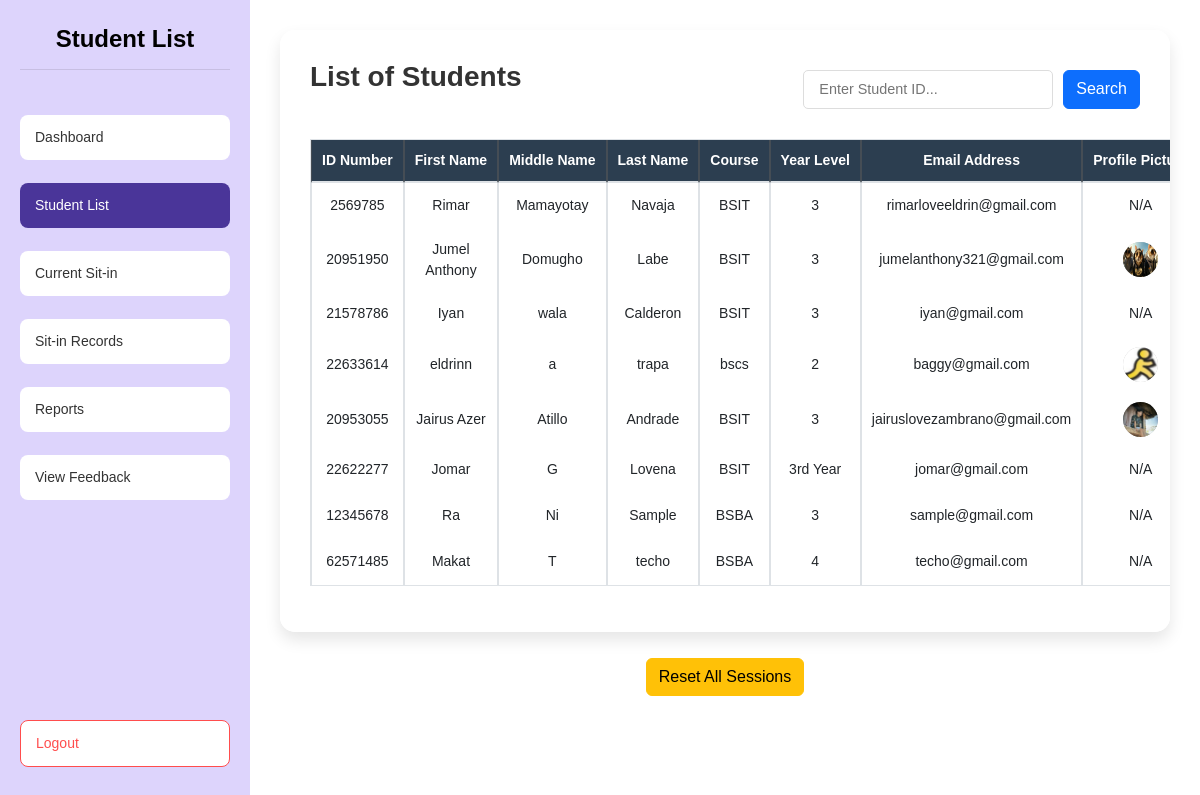
/student_list (signed in), run on an earlier commit of the app's database.
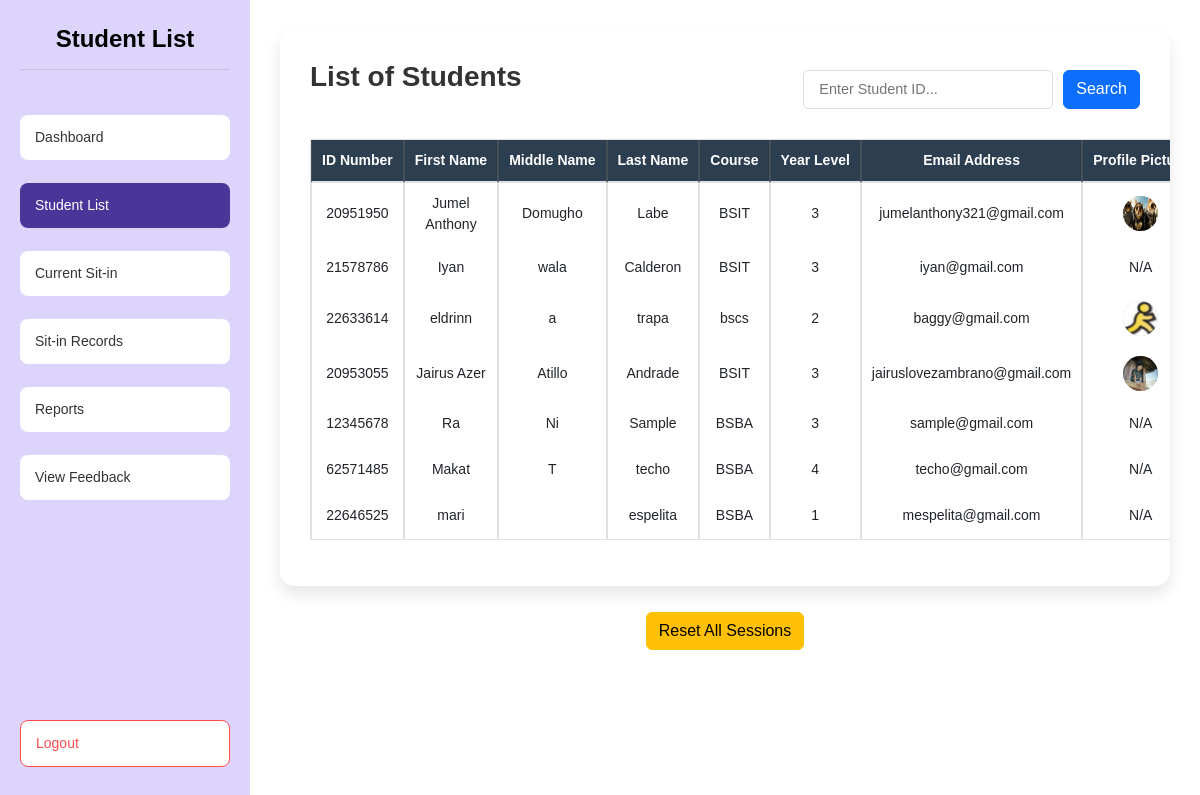
And on a later commit of the database.
### tables this page shows
CREATE TABLE students ( 
idno TEXT PRIMARY KEY,
lastname TEXT NOT NULL,
firstname TEXT NOT NULL,
midname TEXT,
course TEXT NOT NULL,
year_level INTEGER NOT NULL,
email_address TEXT NOT NULL,
username TEXT NOT NULL CHECK (username = idno),
password TEXT NOT NULL,
profile_picture TEXT DEFAULT NULL,
session_count INTEGER DEFAULT 30
);

### app.py (the view)
@app.route('/student_list')
@admin_required
def student_list():
    conn = get_db_connection()
    cursor = conn.cursor()
    cursor.execute("SELECT * FROM students")
    students = cursor.fetchall()
    conn.close()
    return render_template('admin/student_list.html', students=students)

### app.py (called while the page is built)
def get_db_connection():
    try:
        conn = sqlite3.connect('users.db')
        conn.row_factory = sqlite3.Row
        return conn
    except sqlite3.Error as e:
        print(f"Database connection error: {e}")
        return None

def admin_required(f):
    @wraps(f)
    def decorated_function(*args, **kwargs):
        if not all(session.get(key) for key in ['user_id', 'user_type', 'is_admin']):
            return redirect(url_for('login'))
        session.modified = True
        return f(*args, **kwargs)
    return decorated_function

@app.after_request
def add_header(response):
    response.headers['Cache-Control'] = 'no-store, no-cache, must-revalidate, post-check=0, pre-check=0, max-age=0'
    response.headers['Pragma'] = 'no-cache'
    response.headers['Expires'] = '-1'
    return response

@app.before_request
def validate_session():
    if request.endpoint and 'static' in request.endpoint:
        return  # Skip session validation for static files
    if 'user_id' in session:
        session.permanent = True
        session.modified = True
        if session.get('user_type') == 'admin':
            session['is_admin'] = True
            session['last_activity'] = datetime.now().isoformat()

### templates/admin/student_list.html (shortened to what this page needs)
{% extends "base.html" %}
{% block content %}
<head>
    <link rel="stylesheet" href="{{ url_for('static', filename='styles.css') }}">
    <link href="https://cdn.jsdelivr.net/npm/bootstrap@5.3.0/dist/css/bootstrap.min.css" rel="stylesheet">
    <link rel="stylesheet" href="https://cdnjs.cloudflare.com/ajax/libs/font-awesome/6.4.0/css/all.min.css">
</head>
<body>
    <div class="dashboard-container">
        <div class="sidebar">
            <h1 class="dashboard-title">Student List</h1>
            <a href="{{ url_for('admin_dashboard') }}" class="menu-btn">Dashboard</a>
            <a href="{{ url_for('student_list') }}" class="menu-btn active">Student List</a>
            <a href="{{ url_for('current_sit_in') }}" class="menu-btn">Current Sit-in</a>
            <a href="{{ url_for('sit_in_records') }}" class="menu-btn">Sit-in Records</a>
            <a href="{{ url_for('reports') }}" class="menu-btn">Reports</a>
            <a href="{{ url_for('feedback_reports') }}" class="menu-btn">View Feedback</a>
            <a href="{{ url_for('logout') }}" class="menu-btn logout-btn">Logout</a>
        </div>
        <div class="content">
            <div class="container">
                <div class="student-list">
                    <div class="header-container">
                        <h2>List of Students</h2>
                        <div class="search-container">
                            <input type="text" id="searchInput" placeholder="Enter Student ID..." onkeydown="handleSearch(event)">
                            <button class="btn btn-primary" type="button" onclick="searchStudents()">Search</button>
                        </div>
                    </div>
                    <table class="table table-bordered table-hover" id="studentTable">
                        <thead class="thead-dark">
                            <tr>
                                <th>ID Number</th>
                                <th>First Name</th>
                                <th>Middle Name</th>
                                <th>Last Name</th>
                                <th>Course</th>
                                <th>Year Level</th>
                                <th>Email Address</th>
                                <th>Profile Picture</th>
                            </tr>
                        </thead>
                        <tbody>
                            {% for student in students %}
                            <tr>
                                <td>{{ student.idno }}</td>
                                <td>{{ student.firstname }}</td>
                                <td>{{ student.midname }}</td>
                                <td>{{ student.lastname }}</td>
                                <td>{{ student.course }}</td>
                                <td>{{ student.year_level }}</td>
                                <td>{{ student.email_address }}</td>
                                <td>
                                    {% if student.profile_picture %}
                                    <img src="{{ url_for('static', filename=student.profile_picture) }}" alt="Profile Picture" class="profile-pic">
                                    {% else %}
                                    N/A
                                    {% endif %}
                                </td>
                            </tr>
                            {% endfor %}
                        </tbody>
                    </table>
                </div>
            </div>
            <div class="text-center mt-3">
                <button class="btn btn-warning" onclick="confirmResetAllSessions()">
                    Reset All Sessions
                </button>
            </div>
        </div>
    </div>
</body>
</html>
{% endblock %}

### templates/base.html (shortened to what this page needs)
<!DOCTYPE html>
<html lang="en">
<head>
  <link href="https://cdn.jsdelivr.net/npm/bootstrap@5.3.0/dist/css/bootstrap.min.css" rel="stylesheet">
  <link rel="stylesheet" href="{{ url_for('static', filename='styles.css') }}">
</head>
<body>
  {% block content %}{% endblock %}
</body>
</html>

### static/styles.css (style rules this page uses)
body { height: 100vh; margin: 0; display: flex; justify-content: center; align-items: center; background: #f5f5f5; font-family: Arial, sans-serif; overflow-y: auto; }
* { margin: 0; padding: 0; box-sizing: border-box; font-family: Arial, sans-serif; }
body { display: flex; justify-content: center; align-items: center; height: 100vh; background-color: #f5f5f5; }
.dashboard-container { width: 100%; height: 100vh; display: flex; border-radius: 15px; background-color: #fff; overflow: hidden; padding-left: 250px; }
.sidebar { width: 250px; background-color: #ddd4fc; padding: 25px 20px; display: flex; flex-direction: column; gap: 15px; height: 100vh; position: fixed; left: 0; top: 0; z-index: 1000; }
.dashboard-title { color: #000000; font-size: 24px; font-weight: bold; padding-bottom: 15px; margin-bottom: 30px; border-bottom: 1px solid rgba(0, 0, 0, 0.1); text-align: center; }
.profile-pic { width: 35px; height: 35px; background-color: #c0c0c0; border-radius: 50%; }
.menu-btn { background-color: #fff; border: none; padding: 12px 15px; border-radius: 8px; font-size: 14px; font-weight: 500; text-align: left; cursor: pointer; transition: all 0.2s ease; color: #333; text-decoration: none; display: block; margin-bottom: 8px; }
.menu-btn.active { background-color: #4a3599; color: white; }
.logout-btn { margin-top: auto; background-color: #fff; color: #ff4d4d; border: 1px solid #ff4d4d; }
.content { flex: 1; background-color: #fff; border-top-right-radius: 15px; border-bottom-right-radius: 15px; padding: 20px; overflow-y: auto; width: calc(100% - 250px); }
.table { width: 100%; margin-bottom: 1rem; color: #212529; }
.table th, .table td { padding: 0.75rem; vertical-align: top; border-top: 1px solid #dee2e6; }
.table thead th { vertical-align: bottom; border-bottom: 2px solid #dee2e6; }
.table-bordered { border: 1px solid #dee2e6; }
.table-bordered th, .table-bordered td { border: 1px solid #dee2e6; }
.table-bordered thead th, .table-bordered thead td { border-bottom-width: 2px; }
.thead-dark th { color: #fff; background-color: #343a40; border-color: #454d55; }

### templates/admin/student_list.html (style rules this page uses)
.container { display: flex; flex-direction: column; gap: 20px; max-width: 1400px; margin: 0 auto; padding: 20px; }
.student-list { background: #fff; padding: 30px; border-radius: 15px; box-shadow: 0 8px 16px rgba(0, 0, 0, 0.1); flex: 1; width: 100%; overflow-x: auto; }
.student-list h2 { font-size: 28px; font-weight: bold; margin-bottom: 25px; text-align: center; color: #333; }
#studentTable { width: 100%; border-collapse: separate; border-spacing: 0; margin-top: 20px; font-size: 15px; }
#studentTable th { background-color: #2c3e50; color: white; padding: 15px; text-align: center; font-weight: 600; white-space: nowrap; }
#studentTable td { padding: 12px 15px; text-align: center; vertical-align: middle; }
#searchInput { max-width: 400px; margin: 0 auto 20px; padding: 12px 20px; border: 2px solid #e0e0e0; border-radius: 8px; font-size: 16px; transition: border-color 0.3s ease; }
@media (max-width: 1200px) { .container { padding: 10px; } }
@media (max-width: 1200px) { #studentTable { font-size: 14px; } }
@media (max-width: 1200px) { #studentTable th, #studentTable td { padding: 10px; } }
.header-container { display: flex; justify-content: space-between; align-items: center; margin-bottom: 20px; }
.search-container { margin-bottom: 0; display: flex; gap: 10px; }
#searchInput { width: 250px; padding: 8px 15px; border: 1px solid #ddd; border-radius: 5px; font-size: 0.9rem; transition: all 0.3s ease; max-width: none; margin: 0; }

What changed in the data, as far as the page shows it:
removed students: idno "2569785", firstname "Rimar", midname "Mamayotay", lastname "Navaja", course "BSIT", year_level "3", email_address "rimarloveeldrin@gmail.com", shows "N/A"
removed students: idno "22622277", firstname "Jomar", midname "G", lastname "Lovena", course "BSIT", year_level "3rd Year", email_address "jomar@gmail.com", shows "N/A"
added students: idno "22646525", firstname "mari", lastname "espelita", course "BSBA", year_level "1", email_address "mespelita@gmail.com", shows "N/A"
